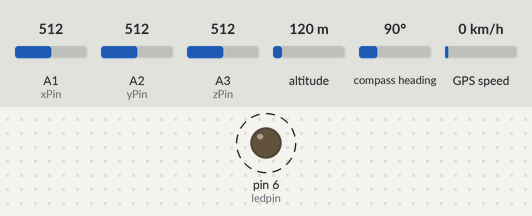
This sketch was run on a simulated Arduino Uno, built with avr-gcc and run on an emulated ATmega328P. Shown: output pins drawn as LEDs (lit = HIGH). Dashed ring = blinking. The test bench sets the inputs (shaded band); at power-on: A1 (xPin) = 512, A2 (yPin) = 512, A3 (zPin) = 512, altitude 120 m, compass heading 90°, GPS speed 0 km/h. The GPS gets a fix after 3 s at 37.7749, -122.4194 with 8 satellites; the modem accepts every AT command (registered, SIM ready, sends succeed) and sends nothing else; what the sketch prints to the serial monitor is not drawn.

Above: at 32.13 s.
Timing chart, 0 to 35.0 s (numbered marks = the images above):
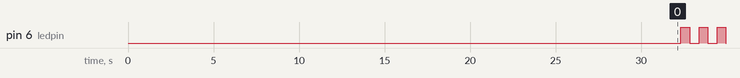

The sketch:

sketch_may27a.ino
```cpp
#include <SoftwareSerial.h>
#include <TinyGPS++.h>
#define RXPin 2
#define TXPin 3
#define RYLR896_RX 4
#define RYLR896_TX 5
#define ledpin 6
#define xPin A1
#define yPin A2
#define zPin A3
#define batteryPin A0 // Analog input pin for battery voltage
// Define the reference voltage for the ADC
const float referenceVoltage = 3.3;

// Define the voltage divider ratio (with 1kΩ and 2kΩ resistors)
const float voltageDividerRatio = 3.0 / 2.0;

// Define the minimum and maximum voltage of the battery
const float minBatteryVoltage = 2.7; // Minimum voltage considered as 0%
const float maxBatteryVoltage = 3.4; // Maximum voltage considered as 100%
SoftwareSerial mySerial(RYLR896_RX, RYLR896_TX); // RX, TX
TinyGPSPlus gps;
SoftwareSerial SerialGPS(RXPin, TXPin);
float z;
String data;

// Number of samples for averaging
const int numSamples = 10;

// Number of samples for dynamic threshold calculation
const int calibrationSamples = 100;

// Variables to store the previous average values
int prevX = 0;
int prevY = 0;
int prevZ = 0;

// Dynamic threshold value
int threshold = 0;
// Function to read and average multiple samples
int readAverage(int pin) {
  long sum = 0;
  for (int i = 0; i < numSamples; i++) {
    sum += analogRead(pin);
    delay(10); // Small delay between samples
  }
  return sum / numSamples;
}

// Function to calculate the dynamic threshold
int calculateDynamicThreshold() {
  int sumDeltaX = 0;
  int sumDeltaY = 0;
  int sumDeltaZ = 0;

  int lastX = readAverage(xPin);
  int lastY = readAverage(yPin);
  int lastZ = readAverage(zPin);

  for (int i = 0; i < calibrationSamples; i++) {
    int currentX = readAverage(xPin);
    int currentY = readAverage(yPin);
    int currentZ = readAverage(zPin);

    sumDeltaX += abs(currentX - lastX);
    sumDeltaY += abs(currentY - lastY);
    sumDeltaZ += abs(currentZ - lastZ);

    lastX = currentX;
    lastY = currentY;
    lastZ = currentZ;

    delay(10);
  }

  int avgDeltaX = sumDeltaX / calibrationSamples;
  int avgDeltaY = sumDeltaY / calibrationSamples;
  int avgDeltaZ = sumDeltaZ / calibrationSamples;

  // Set the threshold as the maximum average delta with a margin
  return max(max(avgDeltaX, avgDeltaY), avgDeltaZ) + 5; // Adjust margin as needed
}
void sendData(int movem,float per)
{
  float latitude = gps.location.lat();
  float longitude = gps.location.lng();

data=String(latitude)+","+String(longitude)+","+String(movem)+","+String(per);
String cmd = "AT+SEND=11, "+String(data.length())+","+data;

      mySerial.println(cmd);
      while(mySerial.available())
  {
    Serial.write(mySerial.read());

  }
    Serial.println();
    Serial.println(cmd);
      digitalWrite(ledpin,HIGH);
      delay(500);
      digitalWrite(ledpin,LOW);
      delay(500);
    }
void setup() {
  // Initialize hardware serial communication for debugging
  Serial.begin(9600);

  // Initialize SoftwareSerial communication for RYLR896
  mySerial.begin(9600);
  SerialGPS.begin(9600);
  pinMode(ledpin,OUTPUT);

   // Calculate initial average values
  prevX = readAverage(xPin);
  prevY = readAverage(yPin);
  prevZ = readAverage(zPin);

  // Calculate the dynamic threshold based on initial readings
  threshold = calculateDynamicThreshold();
}

void loop() {
    int moving;
    int analogValue = analogRead(batteryPin);

  // Convert the raw analog value to a voltage
  float batteryVoltage = (analogValue * referenceVoltage) / 1023.0 * voltageDividerRatio;

  // Calculate the battery percentage
  float batteryPercentage = (batteryVoltage - minBatteryVoltage) / (maxBatteryVoltage - minBatteryVoltage) * 100.0;

  // Constrain the battery percentage to be between 0% and 100%
  batteryPercentage = constrain(batteryPercentage, 0, 100);
  int currentX = readAverage(xPin);
  int currentY = readAverage(yPin);
  int currentZ = readAverage(zPin);

  // Calculate the difference between the current and previous average values
  int deltaX = abs(currentX - prevX);
  int deltaY = abs(currentY - prevY);
  int deltaZ = abs(currentZ - prevZ);

  // Check if the movement exceeds the dynamic threshold
  if (deltaX > threshold || deltaY > threshold || deltaZ > threshold) {
    moving=1; // Movement detected
  } else {
    moving=0; // No movement
  }

  // Update the previous average values
  prevX = currentX;
  prevY = currentY;
  prevZ = currentZ;
  int batteryPerc;
    z+=0.5;
    batteryPerc=batteryPercentage-z;
    if (batteryPerc==0)
    {
    batteryPerc=batteryPercentage;
    z=0;
    }
   while (SerialGPS.available() > 0)
    if (gps.encode(SerialGPS.read()))
  sendData(moving,batteryPerc);
  if (millis() > 5000 && gps.charsProcessed() < 10)
  {
    Serial.println("GPS NOT DETECTED!");
    while(true);
  }
  delay(1000); // Wait for 5 seconds before sending next message
}
```

Measured:
- by itself, pin 6 (ledpin): alternates HIGH for 0.50 s and LOW for 0.56 s
